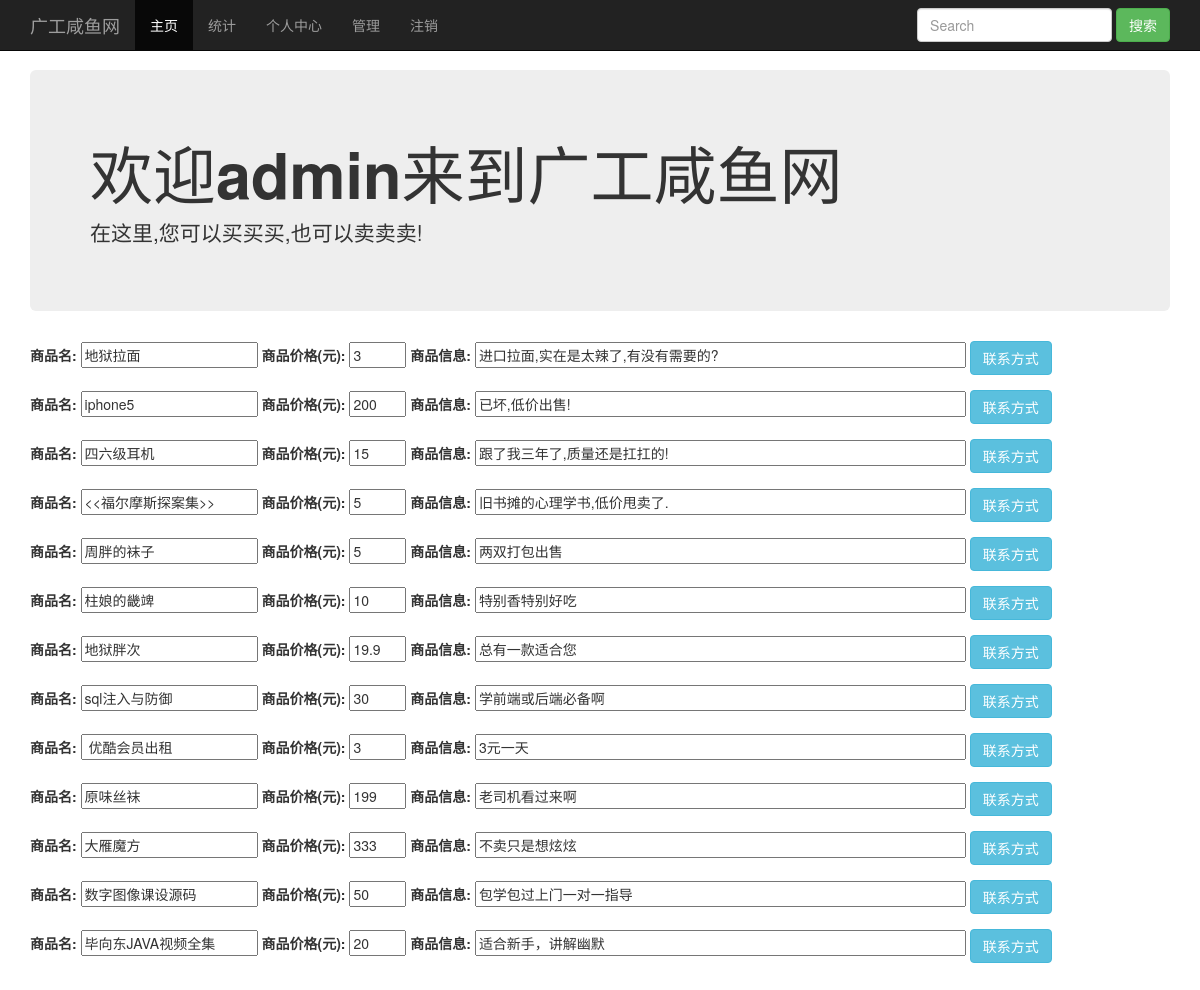
The app's page /index.php (signed in) with its own data.
### tables this page shows
CREATE TABLE `GOOD` (
  `GID` char(9) NOT NULL,
  `UID` char(9) NOT NULL,
  `GNAME` char(20) NOT NULL,
  `GPRICE` float NOT NULL,
  `GINFO` text,
  PRIMARY KEY (`GID`),
  KEY `UID` (`UID`),
  CONSTRAINT `GOOD_ibfk_1` FOREIGN KEY (`UID`) REFERENCES `USER` (`UID`)
);

### public/php/checklevel.php (called while the page is built, shortened)
<?php
function checklevel(&$conn,$var){
	$sql="SELECT * FROM USER WHERE USERNAME='$var'";
	$result=mysqli_query($conn,$sql);
	$array=mysqli_fetch_array($result);
	if($array['USERTYPE']){
		return  (int)$array['USERTYPE'];
	}
}
?>

### index.php (the view, shortened to what this page needs)
<?php
include 'public/php/checklevel.php';
include 'public/php/conn.php';
$login=false;
$level=0;
$username='';
if(!empty($_SESSION['username'])){
	$username=$_SESSION['username'];
	$level=checklevel($conn,$username);
	$login=true;
}
$result=mysqli_query($conn,"SELECT * FROM GOOD");
?>
<!DOCTYPE html>
<html lang="zh-CN">
  <head>
	<link href="/public/css/bootstrap.min.css" rel="stylesheet">
	<link href="/public/css/start.css" rel="stylesheet">
	<link href="/public/css/footer.css" rel="stylesheet">
  </head>
  <body>
	<nav class="navbar navbar-inverse navbar-fixed-top">
	  <div class="container">
		<div class="navbar-header">
		  <a class="navbar-brand" href="/index.php">广工咸鱼网</a>
		</div>
		<div id="navbar" class="collapse navbar-collapse">
		  <ul class="nav navbar-nav">
			<li class="active"><a href="/index.php">主页</a></li>
            <?php
            if($login){
				if($level==3){
                    echo '<li > <a href="/public/php/order.php" >订单</a></li>';
				}
				else if($level==2){
                    echo '<li > <a href="/public/php/statistic.php" >统计</a></li>';
                    echo '<li > <a href="/public/php/sale.php" >卖咸鱼</a></li>';
                    echo '<li > <a href="/public/php/self.php" >个人中心</a></li>';
				}
				else if($level==1){
                    echo '<li > <a href="/public/php/statistic.php" >统计</a></li>';
                    echo '<li > <a href="/public/php/self.php" >个人中心</a></li>';
                    echo '<li > <a href="/public/php/manage.php" >管理</a></li>';
				}
                    echo '<li > <a href="public/php/logout.php" >注销</a></li>';
            }
            else{
                echo '<li > <a href="#login" data-toggle="modal" data-target="#login">登录</a></li>
			          <li >  <a href="#register" data-toggle="modal" data-target="#register">注册</a></li>';
            }
            ?>
		  </ul>
			<form action="/public/php/search.php" method="post" class="navbar-form navbar-right" >
				<div class="form-group">
				<input class="form-control" type="text" name="search" placeholder="Search">
				<button class="btn btn-success" type="submit" name="submit" >搜索</button>
				</div>
			</form>
		</div>
	  </div>
	</nav>
	<div class="container">
			<div class="content">
			  <div class="jumbotron">
				<h1>欢迎<?php echo '<b>'.$username.'</b>';?>来到广工咸鱼网</h1>
				<p class="lead">在这里,您可以买买买,也可以卖卖卖!</p>
			  </div>
			<div class="goods" style="margin-top:30px">
				<?php
					while($good_array=mysqli_fetch_array($result)){
				?><form action="/public/php/indexpro.php" method="post" >
				<div class="form-group">
					<label for="gname" >商品名:</label>
					<input type="text" name="gname"  value="<?php echo $good_array['GNAME']?>" placeholder="<?php echo $good_array['GNAME']?>">
					<label for="gprice" >商品价格(元):</label>
					<input type="text" name="gprice" size="4" value="<?php echo $good_array['GPRICE'];?>" placeholder="<?php echo $good_array['GPRICE'];?>">
					<label for="ginfo" >商品信息:</label>
					<input type="text" name="ginfo" size="62" value="<?php echo $good_array['GINFO']?>" placeholder="<?php echo $good_array['GINFO']?>">
					<button class="btn btn-info" type="submit" name="getcontact" value="true">联系方式</button>
				</div>	</form>
				<?php }?>
			</div>
            </div>
	</div>
  </body>
</html>

### public/css/start.css (style rules this page uses)
body { padding-top: 70px; padding-bottom: 30px; }

### records on screen
good: gname "地狱拉面", gprice "3", ginfo "进口拉面,实在是太辣了,有没有需要的?"
good: gname "iphone5", gprice "200", ginfo "已坏,低价出售!"
good: gname "四六级耳机", gprice "15", ginfo "跟了我三年了,质量还是扛扛的!"
good: gname "<<福尔摩斯探案集>>", gprice "5", ginfo "旧书摊的心理学书,低价甩卖了."
good: gname "周胖的袜子", gprice "5", ginfo "两双打包出售"
good: gname "柱娘的畿䇑", gprice "10", ginfo "特别香特别好吃"
good: gname "地狱胖次", gprice "19.9", ginfo "总有一款适合您"
good: gname "sql注入与防御", gprice "30", ginfo "学前端或后端必备啊"
good: gname "优酷会员出租", gprice "3", ginfo "3元一天"
good: gname "原味丝袜", gprice "199", ginfo "老司机看过来啊"
good: gname "大雁魔方", gprice "333", ginfo "不卖只是想炫炫"
good: gname "数字图像课设源码", gprice "50", ginfo "包学包过上门一对一指导"
good: gname "毕向东JAVA视频全集", gprice "20", ginfo "适合新手，讲解幽默"

### other values on screen
$username "admin"
